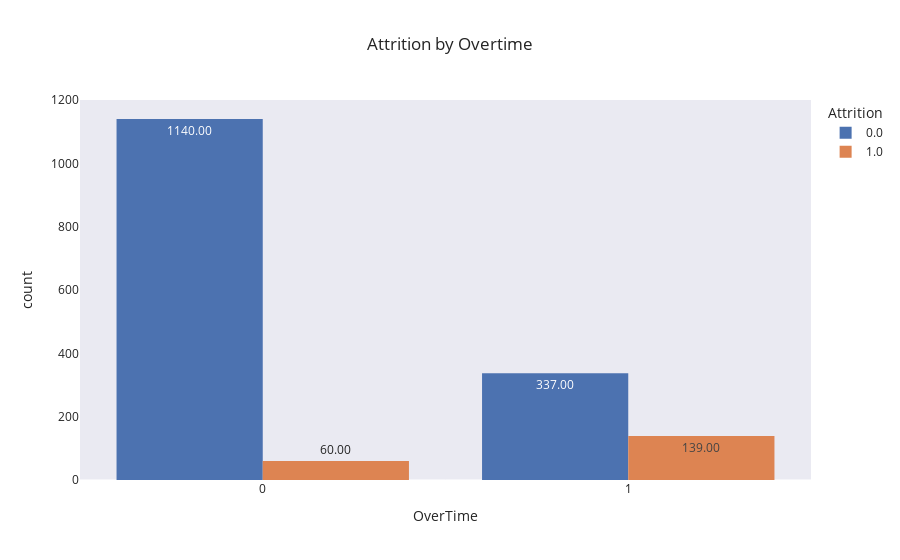

The notebook cell saved with this chart:
### Code cell
fig = px.histogram(data,x="OverTime",color="Attrition",barmode="group",text_auto=".2f", template = 'seaborn',
             title = "Attrition by Overtime")
fig.update_xaxes(showgrid=False)
fig.update_yaxes(showgrid=False)
fig.show()

### Figure 1 — Plotly figure (JSON) as saved in the notebook; plotly's stock layout.template omitted (floating-point values rounded to 4 significant figures; data arrays with more than 128 entries replaced by an {"elided": "..."} marker saying what was removed)
{"data": [{"alignmentgroup": "True", "bingroup": "x", "hovertemplate": "Attrition=0.0<br>OverTime=%{x}<br>count=%{y}<extra></extra>", "legendgroup": "0.0", "marker": {"color": "rgb(76,114,176)", "pattern": {"shape": ""}}, "name": "0.0", "offsetgroup": "0.0", "orientation": "v", "showlegend": true, "texttemplate": "%{value:.2f}", "type": "histogram", "x": {"elided": "1477 int values"}, "xaxis": "x", "yaxis": "y"}, {"alignmentgroup": "True", "bingroup": "x", "hovertemplate": "Attrition=1.0<br>OverTime=%{x}<br>count=%{y}<extra></extra>", "legendgroup": "1.0", "marker": {"color": "rgb(221,132,82)", "pattern": {"shape": ""}}, "name": "1.0", "offsetgroup": "1.0", "orientation": "v", "showlegend": true, "texttemplate": "%{value:.2f}", "type": "histogram", "x": {"elided": "199 int values"}, "xaxis": "x", "yaxis": "y"}], "layout": {"barmode": "group", "legend": {"title": {"text": "Attrition"}, "tracegroupgap": 0}, "title": {"text": "Attrition by Overtime"}, "xaxis": {"anchor": "y", "domain": [0, 1], "showgrid": false, "title": {"text": "OverTime"}}, "yaxis": {"anchor": "x", "domain": [0, 1], "showgrid": false, "title": {"text": "count"}}}}
